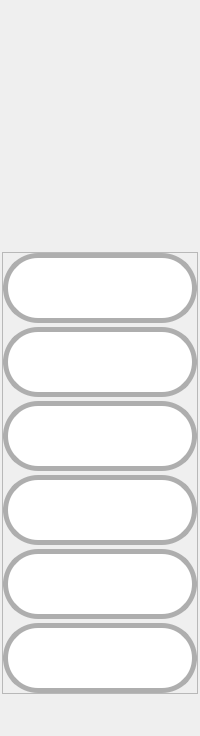
            <widget class="QWidget" name="daily_customers_properties_panel">
             <property name="styleSheet">
              <string notr="true"/>
             </property>
             <layout class="QVBoxLayout" name="verticalLayout_7">
              <property name="spacing">
               <number>2</number>
              </property>
              <property name="leftMargin">
               <number>2</number>
              </property>
              <property name="topMargin">
               <number>2</number>
              </property>
              <property name="rightMargin">
               <number>2</number>
              </property>
              <property name="bottomMargin">
               <number>2</number>
              </property>
              <item>
               <spacer name="verticalSpacer_3">
                <property name="orientation">
                 <enum>Qt::Vertical</enum>
                </property>
                <property name="sizeType">
                 <enum>QSizePolicy::Minimum</enum>
                </property>
                <property name="sizeHint" stdset="0">
                 <size>
                  <width>20</width>
                  <height>250</height>
                 </size>
                </property>
               </spacer>
              </item>
              <item>
               <widget class="QFrame" name="frame_10">
                <property name="autoFillBackground">
                 <bool>false</bool>
                </property>
                <property name="styleSheet">
                 <string notr="true"/>
                </property>
                <property name="frameShape">
                 <enum>QFrame::StyledPanel</enum>
                </property>
                <property name="frameShadow">
                 <enum>QFrame::Raised</enum>
                </property>
                <layout class="QVBoxLayout" name="verticalLayout_3">
                 <property name="spacing">
                  <number>4</number>
                 </property>
                 <property name="leftMargin">
                  <number>0</number>
                 </property>
                 <property name="topMargin">
                  <number>0</number>
                 </property>
                 <property name="rightMargin">
                  <number>0</number>
                 </property>
                 <property name="bottomMargin">
                  <number>0</number>
                 </property>
                 <item>
                  <widget class="QPushButton" name="daily_customer_add_btn2">
                   <property name="minimumSize">
                    <size>
                     <width>70</width>
                     <height>70</height>
                    </size>
                   </property>
                   <property name="toolTip">
                    <string>Add customer</string>
                   </property>
                   <property name="styleSheet">
                    <string notr="true">QPushButton{
	border-style: solid;	
	border-width: 5px;
	border-radius:35px;
	border-color: rgb(174, 174, 174);

	padding: 10px;
		
	
	background-color: rgb(255, 255, 255);
	image: url(:/icons/icons/add-user.svg);
	
}


QPushButton:hover{

	image: url(:/icons/icons/add-user2.svg);
}
QPushButton:pressed{
	
	
	background-color: rgb(100, 100, 100);
	image: url(:/icons/icons/add-user2.svg);
}
QPushButton:disabled{
	
	background-color: rgb(142,142,142);
}</string>
                   </property>
                   <property name="text">
                    <string/>
                   </property>
                   <property name="iconSize">
                    <size>
                     <width>40</width>
                     <height>40</height>
                    </size>
                   </property>
                  </widget>
                 </item>
                 <item>
                  <widget class="QPushButton" name="daily_customer_remove_btn">
                   <property name="minimumSize">
                    <size>
                     <width>70</width>
                     <height>70</height>
                    </size>
                   </property>
                   <property name="toolTip">
                    <string>Remove customer</string>
                   </property>
                   <property name="styleSheet">
                    <string notr="true">QPushButton{
	border-style: solid;	
	border-width: 5px;
	border-radius:35px;
	border-color: rgb(174, 174, 174);

	padding: 10px;

	background-color: rgb(255, 255, 255);

	image:url(:/icons/icons/remove-user.svg)
	
}


QPushButton:hover{
	
	image: url(:/icons/icons/remove-user2.svg)
}
QPushButton:pressed{
	

	background-color: rgb(100, 100, 100);
	image:url(:/icons/icons/remove-user2.svg);
}

QPushButton:disabled{
	
	background-color: rgb(142,142,142);
}
</string>
                   </property>
                   <property name="text">
                    <string/>
                   </property>
                   <property name="iconSize">
                    <size>
                     <width>40</width>
                     <height>40</height>
                    </size>
                   </property>
                  </widget>
                 </item>
                 <item>
                  <widget class="QPushButton" name="daily_customer_add_order">
                   <property name="minimumSize">
                    <size>
                     <width>70</width>
                     <height>70</height>
                    </size>
                   </property>
                   <property name="toolTip">
                    <string>Add order</string>
                   </property>
                   <property name="styleSheet">
                    <string notr="true">QPushButton{
	border-style: solid;	
	border-width: 5px;
	border-radius:35px;
	border-color: rgb(174, 174, 174);

	padding: 10px;
	
	background-color: rgb(255, 255, 255);

	image: url(:/icons/icons/add-order.svg);
	
}


QPushButton:hover{
	
	image: url(:/icons/icons/add-order2.svg);
}
QPushButton:pressed{
	
	background-color: rgb(100, 100, 100);
	image: url(:/icons/icons/add-order2.svg);
}

QPushButton:disabled{
	
	background-color: rgb(142,142,142);
}
</string>
                   </property>
                   <property name="text">
                    <string/>
                   </property>
                   <property name="icon">
                    <iconset>
                     <normaloff>:/icons/icons/add order.svg</normaloff>:/icons/icons/add order.svg</iconset>
                   </property>
                   <property name="iconSize">
                    <size>
                     <width>40</width>
                     <height>40</height>
                    </size>
                   </property>
                  </widget>
                 </item>
                 <item>
                  <widget class="QPushButton" name="daily_customer_search_btn">
                   <property name="minimumSize">
                    <size>
                     <width>70</width>
                     <height>70</height>
                    </size>
                   </property>
                   <property name="toolTip">
                    <string>Search date</string>
                   </property>
                   <property name="styleSheet">
                    <string notr="true">QPushButton{
	border-style: solid;	
	border-width: 5px;
	border-radius:35px;
	border-color: rgb(174, 174, 174);

	padding: 10px;
	
	background-color: rgb(255, 255, 255);

	image: url(:/icons/icons/loupe1.svg);
	
}


QPushButton:hover{
	
	image: url(:/icons/icons/loupe2.svg);
}
QPushButton:pressed{

	background-color: rgb(100, 100, 100);
	image: url(:/icons/icons/loupe2.svg);
}


QPushButton:disabled{

	background-color: rgb(142,142,142);
}
</string>
                   </property>
                   <property name="text">
                    <string/>
                   </property>
                  </widget>
                 </item>
                 <item>
                  <widget class="QPushButton" name="daily_customer_export_btn">
                   <property name="minimumSize">
                    <size>
                     <width>70</width>
                     <height>70</height>
                    </size>
                   </property>
                   <property name="toolTip">
                    <string>Export</string>
                   </property>
                   <property name="styleSheet">
                    <string notr="true">QPushButton{
	border-style: solid;	
	border-width: 5px;
	border-radius:35px;
	border-color: rgb(174, 174, 174);

	padding: 10px;
	
	background-color: rgb(255, 255, 255);

	image: url(:/icons/icons/export1.png)
	
}


QPushButton:hover{
	
	image: url(:/icons/icons/export2.png);
}
QPushButton:pressed{
	
	background-color: rgb(100, 100, 100);
	image: url(:/icons/icons/export2.png);
}

QPushButton:disabled{
	
	background-color: rgb(142,142,142);
}
</string>
                   </property>
                   <property name="text">
                    <string/>
                   </property>
                   <property name="iconSize">
                    <size>
                     <width>40</width>
                     <height>40</height>
                    </size>
                   </property>
                  </widget>
                 </item>
                 <item>
                  <widget class="QPushButton" name="daily_customer_edit_price_btn">
                   <property name="minimumSize">
                    <size>
                     <width>70</width>
                     <height>70</height>
                    </size>
                   </property>
                   <property name="toolTip">
                    <string>Edit daily price</string>
                   </property>
                   <property name="styleSheet">
                    <string notr="true">QPushButton{
	border-style: solid;	
	border-width: 5px;
	border-radius:35px;
	border-color: rgb(174, 174, 174);

	padding: 10px;
	
	background-color: rgb(255, 255, 255);

	image: url(:/icons/icons/edit1.svg);
	
}


QPushButton:hover{
	
	image: url(:/icons/icons/edit2.svg);
}
QPushButton:pressed{
	background-color: rgb(100, 100, 100);
	image: url(:/icons/icons/edit2.svg);
}

QPushButton:disabled{

	background-color: rgb(142,142,142);
}</string>
                   </property>
                   <property name="text">
                    <string/>
                   </property>
                   <property name="iconSize">
                    <size>
                     <width>40</width>
                     <height>40</height>
                    </size>
                   </property>
                  </widget>
                 </item>
                </layout>
                <zorder>daily_customer_remove_btn</zorder>
                <zorder>daily_customer_add_btn2</zorder>
                <zorder>daily_customer_export_btn</zorder>
                <zorder>daily_customer_add_order</zorder>
                <zorder>daily_customer_edit_price_btn</zorder>
                <zorder>daily_customer_search_btn</zorder>
               </widget>
              </item>
              <item>
               <spacer name="verticalSpacer_4">
                <property name="orientation">
                 <enum>Qt::Vertical</enum>
                </property>
                <property name="sizeHint" stdset="0">
                 <size>
                  <width>20</width>
                  <height>40</height>
                 </size>
                </property>
               </spacer>
              </item>
             </layout>
            </widget>
